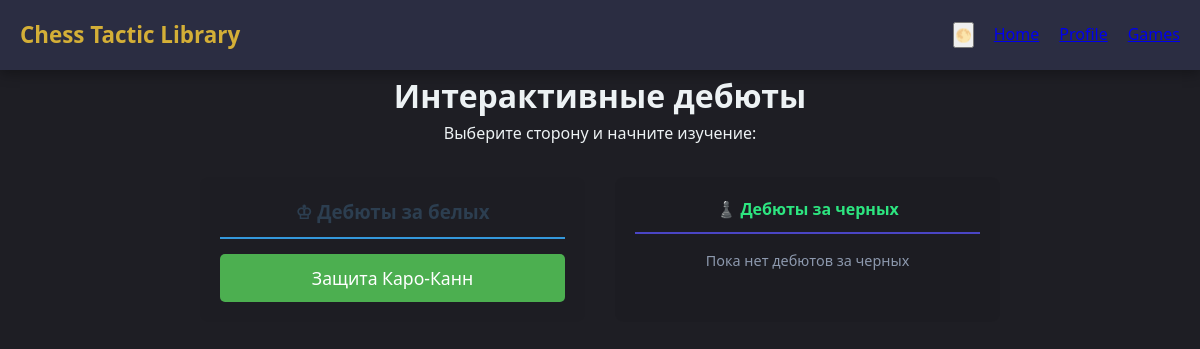
The app's page /game/, older data.
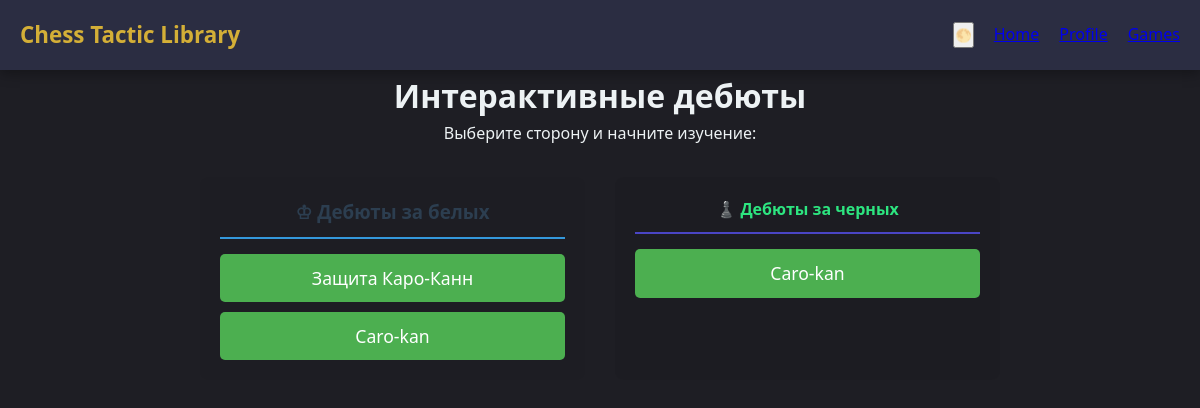
The same page, newer data.
### Chess_Tactic_library/models.py (models this page shows, shortened)
class ChessTactic(models.Model):
    COLOR_CHOICES = [
        ('white', 'За белых'),
        ('black', 'За черных'),
    ]
    title = models.CharField(max_length=200, verbose_name='Название дебюта')
    color = models.CharField(
        max_length=10, choices=COLOR_CHOICES, default='white', verbose_name='Цвет'
    )
    fen = models.CharField(
        max_length=100,
        default='rnbqkbnr/pppppppp/8/8/8/8/PPPPPPPP/RNBQKBNR w KQkq - 0 1',
    )
    moves_sequence = models.JSONField(verbose_name='Последовательность ходов', default=list)
    description = models.TextField(blank=True, verbose_name='Описание')

### Chess_Tactic_library/views.py (the view)
# urls.py: path('game/', views.chess_board_view, name='chess_board'),
def chess_board_view(request):
  white_tactics = ChessTactic.objects.filter(color='white')
  black_tactics = ChessTactic.objects.filter(color='black')
  context = {'white_tactics': white_tactics, 'black_tactics': black_tactics}
  return render(
      request, 'board.html', context
  )

### templates/board.html
{% extends 'header.html' %}
{% load static %}
{% block content %}
<div class="chess-wrapper" style="max-width: 800px; margin: 0 auto; text-align: center;">
    <h1>Интерактивные дебюты</h1>
    <p>Выберите сторону и начните изучение:</p>
    <div style="display: flex; justify-content: space-around; gap: 30px; margin-top: 30px; flex-wrap: wrap;">
        <div style="flex: 1; min-width: 300px; background: rgba(0,0,0,0.03); padding: 20px; border-radius: 8px;">
            <h3 style="color: #2c3e50; border-bottom: 2px solid #3498db; padding-bottom: 10px;">♔ Дебюты за белых</h3>
            <div style="display: flex; flex-direction: column; gap: 10px; margin-top: 15px;">
                {% for tactic in white_tactics %}
                <a href="{% url 'tactic_detail' tactic.pk %}" class="chess-btn" style="text-decoration: none; display: block;">
                    {{ tactic.title }}
                </a>
                {% empty %}
                    <p style="color: #7f8c8d; font-size: 0.9em;">Пока нет дебютов за белых</p>
                {% endfor %}
            </div>
        </div>
        <div style="flex: 1; min-width: 300px; background: rgba(0,0,0,0.05); padding: 20px; border-radius: 8px;">
            <h4 style="color: #2de580; border-bottom: 2px solid #4a45c5; padding-bottom: 10px;">♟️ Дебюты за черных</h4>
            <div style="display: flex; flex-direction: column; gap: 15px; margin-top: 15px;">
                {% for tactic in black_tactics %}
                    <a href="{% url 'tactic_detail' tactic.pk %}" class="chess-btn" style="text-decoration: none; display: block;">
                        {{ tactic.title }}
                    </a>
                {% empty %}
                    <p style="color: #8d99ae; font-size: 0.9em;">Пока нет дебютов за черных</p>
                {% endfor %}
            </div>
        </div>
    </div>
</div>
{% endblock %}

Row changes from the older to the newer data that the page shows:
added ChessTactic: title "Caro-kan", shown under "♔ Дебюты за белых"
added ChessTactic: title "Caro-kan", shown under "♟️ Дебюты за черных"
Text that changed along with them:
text no longer shown: "Пока нет дебютов за черных"
